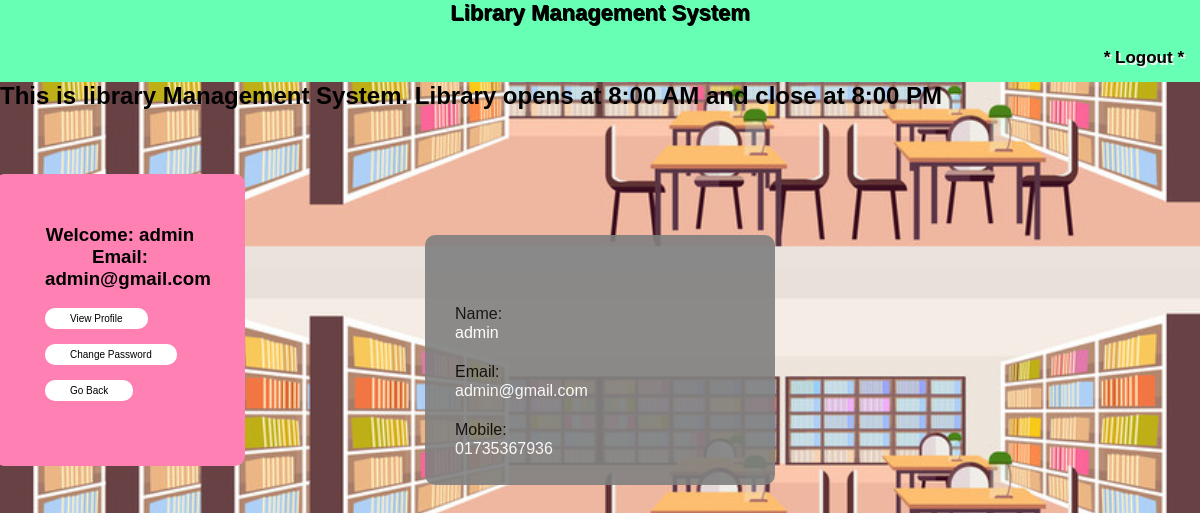
Screenshot of /view_user_profile.php (signed in) with the database file from the repository.
### tables this page shows
CREATE TABLE `users` (
  `uid` int(11) NOT NULL,
  `name` varchar(250) NOT NULL,
  `username` varchar(250) NOT NULL,
  `email` varchar(250) NOT NULL,
  `password` varchar(250) NOT NULL,
  `mobile` varchar(250) NOT NULL
);

### view_user_profile.php (the view, shortened to what this page needs)
<?php
	$connection = mysqli_connect("localhost","root","");
	$name = "";
	$email = "";
	$mobile = "";
	$query = "select * from users where email = '$_SESSION[email]'";
	$query_run = mysqli_query($connection,$query);
	while($row = mysqli_fetch_assoc($query_run)){
		$name = $row['name'];
		$email = $row['email'];
		$mobile = $row['mobile'];
	}
?>
<!DOCTYPE html>
<html>
<head>
</head>
<body>
	<div class="topnav">
		<h1 align="center" style="text-shadow: 1px 1px">Library Management System</h1>
	<div>
		<b style="text-shadow: 2px 2px whitesmoke"> <a href='logout.php' style="float: right;">* Logout *</a></b>
	</div>
	</div>
	<div class="form-container">
  <?php
     if(isset($_SESSION["name"]))
     {
         echo "<h3 align='center'>Welcome: ".$_SESSION["name"]."<br> Email: ".$_SESSION["email"]."</h3><br>";
         echo "<p align='center'><a href='view_user_profile.php'>View Profile</a></p><br><br>";
         echo "<p align='center'><a href='change_user_password.php'>Change Password</a></p><br><br>";
         echo "<p align='center'><a href='user_dashboard.php'>Go Back</a></p><br><br>";
     }
     else
     {
          header('location:login.php');
     }
     ?></div>
		 <h2><span style="color: black"><marquee behavior="scroll" direction="left"
	 					 onmouseover="this.stop();"
	 					 onmouseout="this.start();"><b>This is library Management System. Library opens at 8:00 AM and close at 8:00 PM</b></marquee></span></h2><br><br>
  <div class="row">
		<div class="Loginbox">
			<form>
				<div class="form-group">
					<label>Name:</label>
					<input type="text" class="form-control" value="<?php echo $name;?>" disabled>
				</div>
				<div class="form-group">
					<label>Email:</label>
					<input type="text" class="form-control" value="<?php echo $email;?>" disabled>
				</div>
				<div class="form-group">
					<label>Mobile:</label>
					<input type="text" class="form-control" value="<?php echo $mobile;?>" disabled>
				</div>
			</form>
		</div>
	</div>
</body>
</html>

### view_user_profile.php (style rules this page uses)
* { margin: 0; padding: 0; -webkit-box-sizing: border-box; -moz-box-sizing: border-box; box-sizing: border-box; }
body { margin: 0; padding: 0; background: url(pic2.jpg); background-size: 100%; background-position: center; font-family: sans-serif; }
.Loginbox { width: 350px; height: 250px; background: gray; color: black; top: 45%; left: 50%; position: absolute; transform: translate(-50%,-50%); box-sizing: border-box; padding: 70px 30px; border-radius: 10px; opacity: 0.9; }
h1 { margin: 0; padding: 0 0 8px; text-align: center; font-size: 22px; }
.Loginbox input { width: 100%; margin-bottom: 20px; }
.Loginbox input[type="text"], input[type="password"] { border: none; background: transparent; outline: none; height: 20px; color: #fff; font-size: 16px; }
.topnav { overflow: hidden; background-color: #66ffb3; }
.topnav a { float: left; display: block; color: black; text-align: center; padding: 14px 16px; text-decoration: none; font-size: 17px; }
.form-container { max-width: 250px; padding: 50px; background-color: #ff80b3; border-radius: 10px; position: absolute; transform: translate(-50%,-50%); box-sizing: border-box; top: 40%; left: 10%; }
.form-container a { float: left; display: block; color: black; text-align: center; padding: 5px 25px; text-decoration: none; font-size: 10px; background-color: white; border-radius: 10px; }

### rows the page displays
users: name "admin", email "admin@gmail.com", mobile "01735367936"

### other values shown
$_SESSION["name"] "admin"
$_SESSION["email"] "admin@gmail.com"
